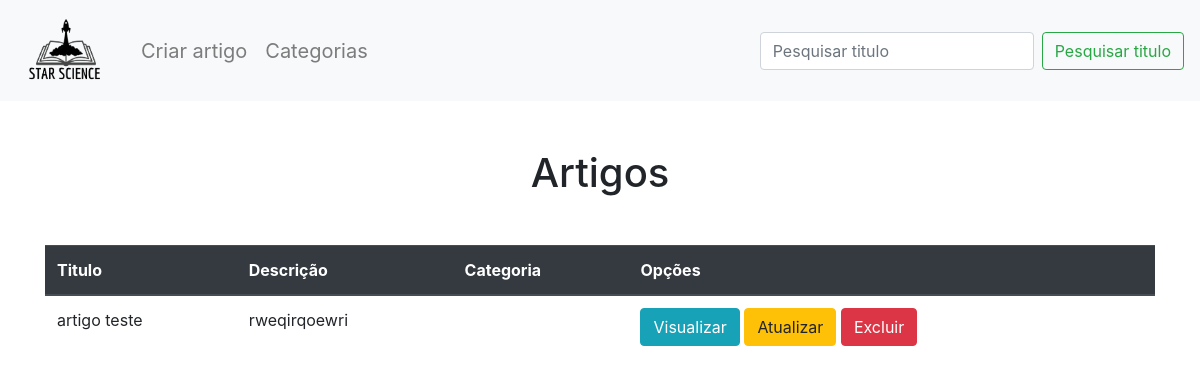
/starscience/articles/, run on an earlier commit of the app's database.
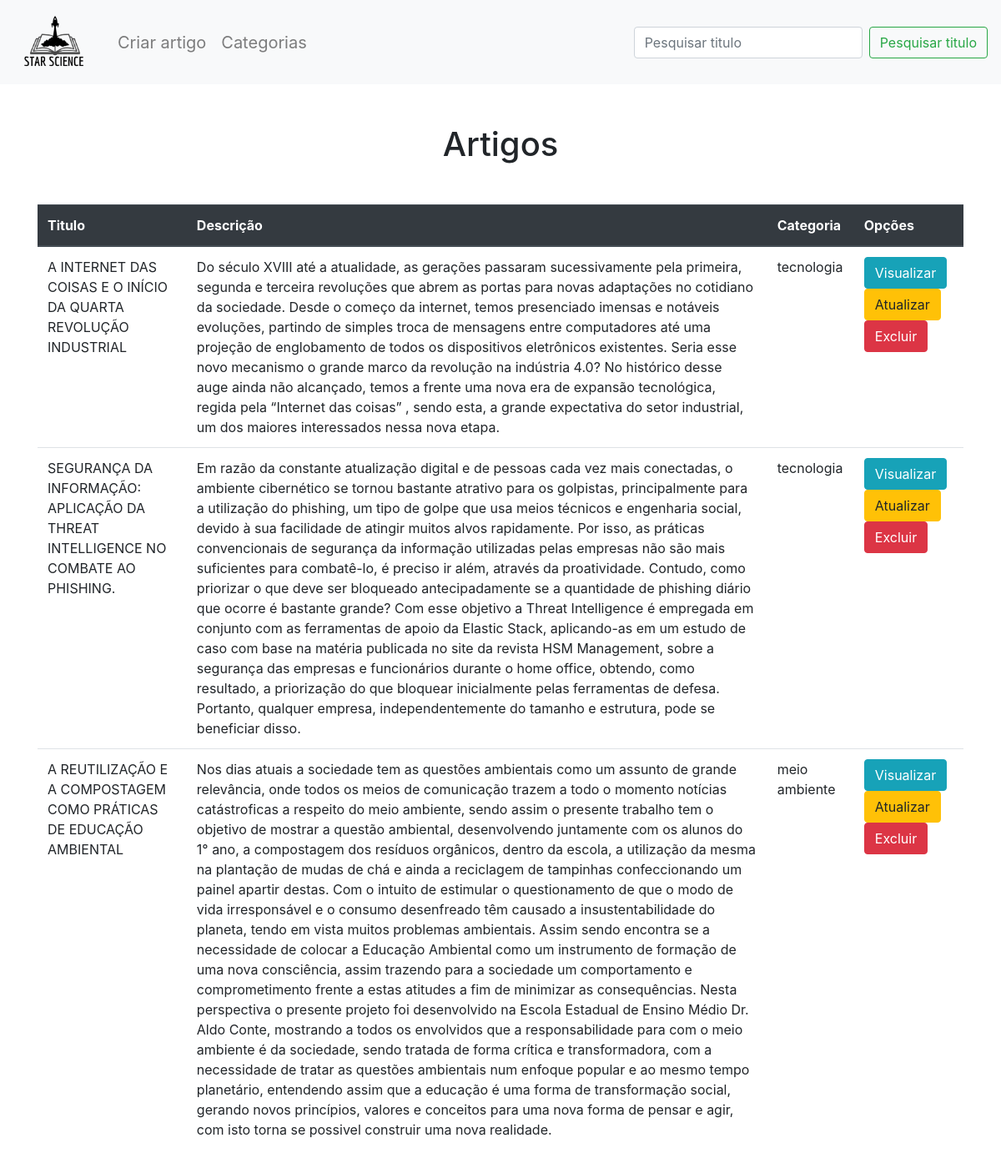
And on a later commit of the database.
### starscience/models.py (models this page shows, shortened)
class Article(models.Model):
    title = models.CharField(max_length = 200)
    description = models.CharField(max_length = 300)
    url = models.URLField(max_length = 300)
    likes = models.IntegerField(default=0, null=True)
    created_at = models.DateField(auto_now_add = True)
    user = models.ForeignKey(User, on_delete=models.CASCADE, null=True)
    category = models.ForeignKey(Category, on_delete=models.CASCADE)

class Category(models.Model):
    name = models.CharField(max_length = 200, null=True)

### starscience/views.py (the view)
# urls.py: path('articles/', ArticleView.article_index, name='article_index'),
    def article_index(request):
        objects = Article.objects.all()
        return render(request, 'articles/index.html', {'objects': objects})

### starscience/templates/articles/index.html (shortened to what this page needs)
{% load static %}
<!DOCTYPE html>
<html lang="en">
  <head>
    <link
      rel="stylesheet"
      href="https://stackpath.bootstrapcdn.com/bootstrap/4.5.2/css/bootstrap.min.css"
    />
  </head>
  <body>
    <nav class="navbar navbar-expand-lg navbar-light bg-light">
      <a class="navbar-brand" href="#">
        <img
          src="{% static 'assets/logo_fundo.png' %}"
          alt="Logo"
          width="100px"
          style="object-fit: contain"
        />
      </a>
      <div class="collapse navbar-collapse" id="navbarNav">
        <ul class="navbar-nav">
          <li class="nav-item">
            <a class="nav-link btn btn-lg" href="{% url 'article_create' %}"
              >Criar artigo</a
            >
          </li>
          <li class="nav-item">
            <a class="nav-link btn btn-lg" href="{% url 'category_index' %}"
              >Categorias</a
            >
          </li>
        </ul>
      </div>
      <form
        class="form-inline my-2 my-lg-0"
        method="post"
        action="{% url 'article_search' %}"
      >
        <input
          class="form-control mr-sm-2"
          type="search"
          id="query"
          name="query"
          placeholder="Pesquisar titulo"
          aria-label="Search"
        />
        <button class="btn btn-outline-success my-2 my-sm-0" type="submit">
          Pesquisar titulo
        </button>
      </form>
    </nav>
    <div class="container my-5">
      {% block content %}
      <h1 class="text-center my-5">Artigos</h1>
      <table class="table">
        <thead class="thead-dark">
          <tr>
            <th>Titulo</th>
            <th>Descrição</th>
            <th>Categoria</th>
            <th>Opções</th>
          </tr>
        </thead>
        <tbody>
          {% for object in objects %}
          <tr>
            <td>{{ object.title }}</td>
            <td>{{ object.description }}</td>
            <td>{{ object.category.name }}</td>
            <td>
              <a href="{% url 'article_show' object.id %}" class="btn btn-info"
                >Visualizar</a
              >
              <a
                href="{% url 'article_update' object.id %}"
                class="btn btn-warning"
                >Atualizar</a
              >
              <a
                href="{% url 'article_delete' object.id %}"
                class="btn btn-danger"
                >Excluir</a
              >
            </td>
          </tr>
          {% endfor %}
        </tbody>
      </table>
      {% endblock %}
    </div>
  </body>
</html>

What changed in the data, as far as the page shows it:
removed Article: title "artigo teste", description "rweqirqoewri"
added Article: title "A INTERNET DAS COISAS E O INÍCIO DA QUARTA REVOLUÇÃO INDUSTRIAL", description "Do século XVIII até a atualidade, as gerações passaram sucessivamente pela primeira, segunda e terceira revoluções que abrem as portas para novas adaptações no cotidiano da sociedade. Desde o começo da internet, temos presenciado imensas e notáveis evoluções, partindo de simples troca de mensagens entre computadores até uma projeção de englobamento de todos os dispositivos eletrônicos existentes. Seria esse novo mecanismo o grande marco da revolução na indústria 4.0? No histórico desse auge ainda não alcançado, temos a frente uma nova era de expansão tecnológica, regida pela “Internet das coisas” , sendo esta, a grande expectativa do setor industrial, um dos maiores interessados nessa nova…", category.name "tecnologia"
added Article: title "SEGURANÇA DA INFORMAÇÃO: APLICAÇÃO DA THREAT INTELLIGENCE NO COMBATE AO PHISHING.", description "Em razão da constante atualização digital e de pessoas cada vez mais conectadas, o ambiente cibernético se tornou bastante atrativo para os golpistas, principalmente para a utilização do phishing, um tipo de golpe que usa meios técnicos e engenharia social, devido à sua facilidade de atingir muitos alvos rapidamente. Por isso, as práticas convencionais de segurança da informação utilizadas pelas empresas não são mais suficientes para combatê-lo, é preciso ir além, através da proatividade. Contudo, como priorizar o que deve ser bloqueado antecipadamente se a quantidade de phishing diário que ocorre é bastante grande? Com esse objetivo a Threat Intelligence é empregada em conjunto com as…", category.name "tecnologia"
added Article: title "A REUTILIZAÇÃO E A COMPOSTAGEM COMO PRÁTICAS DE EDUCAÇÃO AMBIENTAL", description "Nos dias atuais a sociedade tem as questões ambientais como um assunto de grande relevância, onde todos os meios de comunicação trazem a todo o momento notícias catástroficas a respeito do meio ambiente, sendo assim o presente trabalho tem o objetivo de mostrar a questão ambiental, desenvolvendo juntamente com os alunos do 1° ano, a compostagem dos resíduos orgânicos, dentro da escola, a utilização da mesma na plantação de mudas de chá e ainda a reciclagem de tampinhas confeccionando um painel apartir destas. Com o intuito de estimular o questionamento de que o modo de vida irresponsável e o consumo desenfreado têm causado a insustentabilidade do planeta, tendo em vista muitos problemas…", category.name "meio ambiente"
